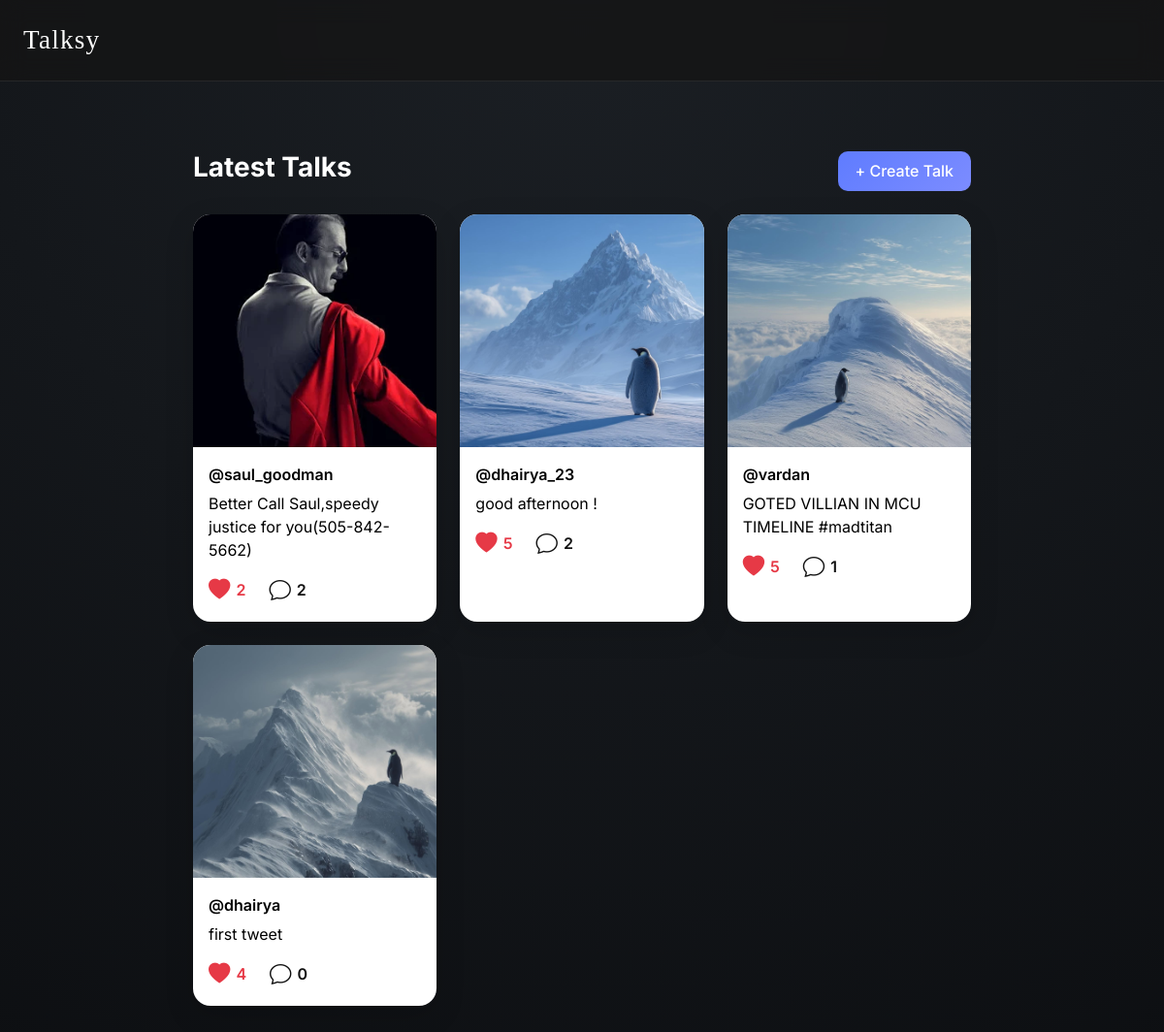
Page /tweet/ (signed in) on the committed database.
### tweet/models.py (models this page shows, shortened)
class Tweet(models.Model):
    user = models.ForeignKey(User,on_delete=models.CASCADE)
    text = models.TextField(max_length=240)
    photo = models.ImageField(upload_to='photos/',blank=True,null=True)
    create_at = models.DateTimeField(auto_now_add=True)
    updated_at=models.DateTimeField(auto_now=True)
    like = models.ManyToManyField(User, related_name='liked_tweets',blank=True)
    def total_likes(self):
        return self.like.count()

### tweet/views.py (the view)
# urls.py: path('', views.tweet_list,name='tweet_list'),
@login_required
def tweet_list(request):
    tweets = Tweet.objects.all().order_by('-create_at')
    return render(request, 'tweet_list.html', {'tweets': tweets})

### tweet/templates/tweet_list.html (shortened to what this page needs)
{% extends "layout.html" %}
{% block content %}
<div class="container py-4">
  <div class="d-flex justify-content-between mb-4">
    <h3 class="fw-bold text-white">Latest Talks</h3>
    <a href="{% url 'tweet_create' %}" class="btn btn-primary">
      + Create Talk
    </a>
  </div>
  <div class="row g-4">
    {% for tweet in tweets %}
    <div class="col-lg-4 col-md-6">
      <div class="tweet-card">
        {% if tweet.photo %}
        <img src="{{ tweet.photo.url }}">
        {% endif %}
        <div class="tweet-body">
          <div class="tweet-user">@{{ tweet.user.username }}</div>
          <div class="tweet-text">{{ tweet.text }}</div>
          <div class="action-bar">
            <form method="POST" action="{% url 'tweet_like' tweet.id %}">
              <button type="submit"
                      class="icon-btn {% if request.user in tweet.like.all %}liked{% endif %}">
                <i class="bi {% if request.user in tweet.like.all %}bi-heart-fill{% else %}bi-heart{% endif %}"></i>
                {{ tweet.total_likes }}
              </button>
            </form>
            <button type="button"
                    class="icon-btn comment-btn"
                    data-id="{{ tweet.id }}">
              <i class="bi bi-chat"></i>
              <span>{{ tweet.comments.count }}</span>
            </button>
          </div>
        </div>
      </div>
    </div>
    {% endfor %}
  </div>
</div>
{% endblock %}

### templates/layout.html (shortened to what this page needs)
{% load static %}
<!DOCTYPE html>
<html lang="en" data-bs-theme="dark">
<head>
  <link href="https://cdn.jsdelivr.net/npm/bootstrap@5.3.8/dist/css/bootstrap.min.css" rel="stylesheet" />
  <link href="https://cdn.jsdelivr.net/npm/bootstrap-icons@1.11.3/font/bootstrap-icons.css" rel="stylesheet"/>
</head>
<body>
  <nav class="navbar navbar-expand-lg navbar-dark px-4 py-3">
    <a class="navbar-brand brand-font" href="{% url 'tweet_list' %}">
      Talksy
    </a>
  </nav>
  <div class="container py-5">
    {% block content %}{% endblock %}
  </div>
</body>
</html>

### templates/layout.html (style rules this page uses)
body { font-family: 'Inter', sans-serif; background: radial-gradient(circle at top, #1b1f24, #0d0f12); min-height: 100vh; }
.brand-font { font-family: "Playfair Display", serif; font-size: 1.7rem; letter-spacing: 1.2px; }
.navbar { backdrop-filter: blur(12px); background: rgba(20, 20, 20, 0.75) !important; border-bottom: 1px solid rgba(255, 255, 255, 0.08); }
.container { max-width: 850px; }
.btn-primary { background: linear-gradient(135deg, #5f7cff, #7c8cff); border: none; border-radius: 10px; padding: 8px 18px; font-weight: 500; }

### tweet/templates/tweet_list.html (style rules this page uses)
.tweet-card { background: #ffffff; border-radius: 18px; box-shadow: 0 10px 30px rgba(0,0,0,0.15); overflow: hidden; position: relative; height: 100%; }
.tweet-card img { width: 100%; height: 240px; object-fit: cover; }
.tweet-body { padding: 16px; display: flex; flex-direction: column; color: #000; }
.tweet-user { font-weight: 600; margin-bottom: 6px; }
.tweet-text { flex-grow: 1; margin-bottom: 12px; }
.action-bar { display: flex; align-items: center; gap: 24px; }
.icon-btn { background: none; border: none; display: inline-flex; align-items: center; gap: 6px; font-weight: 600; cursor: pointer; padding: 0; color: #111; }
.icon-btn i { font-size: 1.4rem; }
.icon-btn.liked { color: #e63946; }

### rows in the picture
Tweet: photo (picture), user.username "saul_goodman", text "Better Call Saul,speedy justice for you(505-842-5662)", total_likes "2", comments.count "2"
Tweet: photo (picture), user.username "dhairya_23", text "good afternoon !", total_likes "5", comments.count "2"
Tweet: photo (picture), user.username "vardan", text "GOTED VILLIAN IN MCU TIMELINE #madtitan", total_likes "5", comments.count "1"
Tweet: photo (picture), user.username "dhairya", text "first tweet", total_likes "4", comments.count "0"
